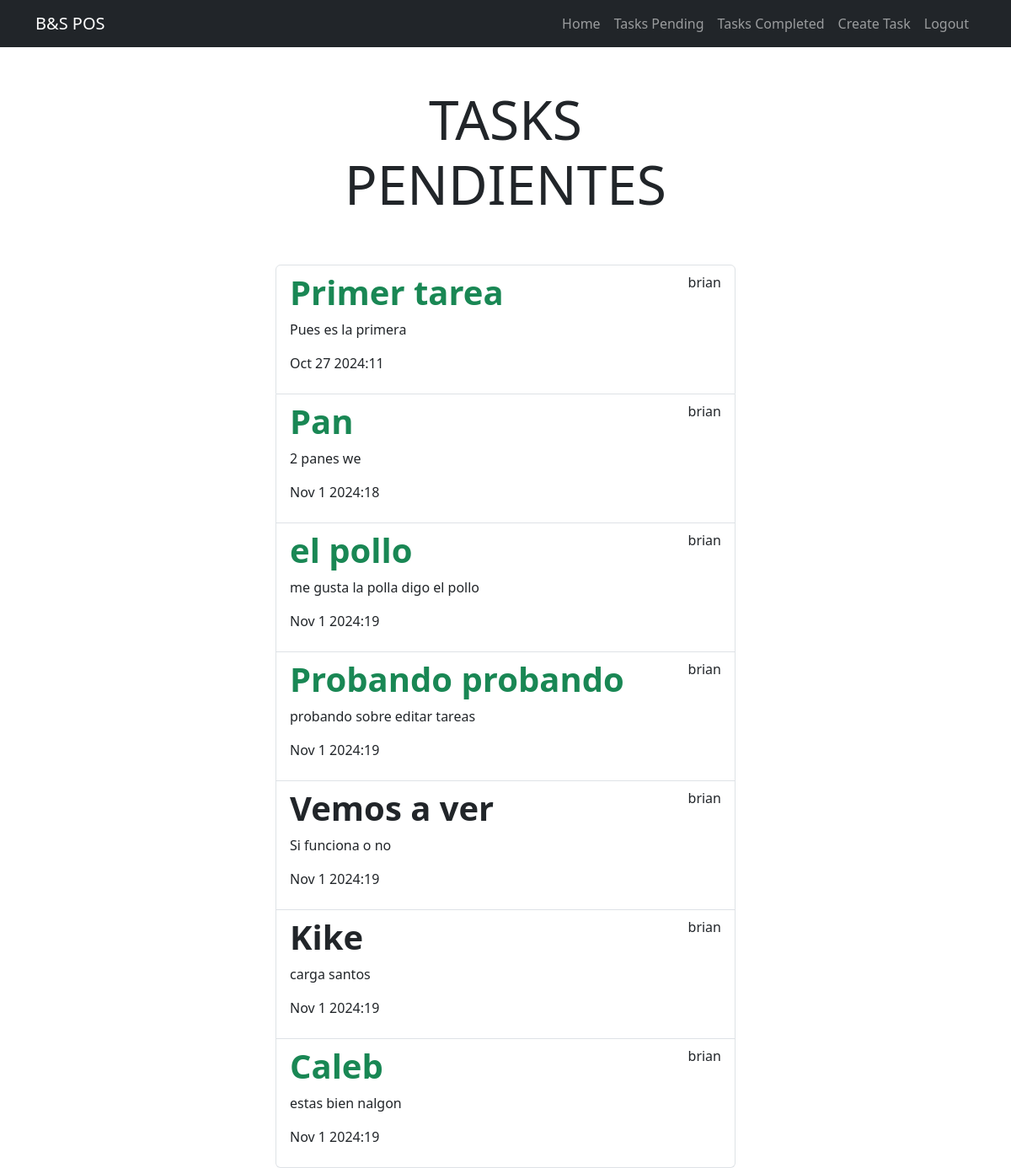
/tasks_completed/ (signed in), run on the app's committed database.
### tasks/models.py (models this page shows, shortened)
class Task(models.Model):
    title = models.CharField(max_length=30)
    description = models.TextField(blank=True)
    created = models.DateTimeField(auto_now_add=True)
    datecompleted = models.DateTimeField(null=True, blank=True)
    important = models.BooleanField(default=True)
    user = models.ForeignKey(User, on_delete=models.CASCADE)

### tasks/views.py (the view)
# urls.py: path('tasks_completed/', views.tasks_completed, name='tasks_completed'),
@login_required
def tasks_completed(request):
    tasks = Task.objects.filter(user=request.user, datecompleted__isnull=False).order_by
    ('-datecompleted')
    return render(request, 'tasks.html', {'tasks': tasks})

### tasks/templates/tasks.html
{% extends 'base.html' %}
{% block content %}
<main class="container">
    <div class="row">
        <div class="col-md-6 offset-md-3">
            <h1 class="text-center display-3 py-5">TASKS PENDIENTES</h1>
            <ul class="list-group">
                {% for task in tasks %}
                <a class="list-group-item" href="{% url 'task_detail' task.id %}">
                    <header class="d-flex justify-content-between">
                        {% if task.important %}
                        <h1 class="fw-bold text-success">{{task.title}}
                        </h1>
                        {% else %}
                        <h1 class="fw-bold">{{task.title}}</h1>
                        {% endif %}
                        <p>{{ task.user.username }}</p>
                    </header>
                        <p>{{ task.description }}</p>
                        <p>{{task.datecompleted|date:'M j Y:i'}}</p>
                </a>
                {% endfor %}
            </ul>
        </div>
    </div>
</main>
{% endblock %}

### tasks/templates/base.html (shortened to what this page needs)
<!DOCTYPE html>
<html lang="en">
<head>
    <link rel="stylesheet" href="https://cdn.jsdelivr.net/npm/bootstrap@5.3.3/dist/css/bootstrap.min.css">
</head>
<body>
    <nav class="navbar navbar-expand-lg bg-dark navbar-dark">
        <div class="container">
          <a class="navbar-brand" href="/">B&S POS</a>
          <div class="collapse navbar-collapse" id="navbarNav">
            <ul class="navbar-nav ms-auto">
              <li class="nav-item">
                <a href="/" class="nav-link" >Home</a>
              </li>
              {% if user.is_authenticated %}
              <li class="nav-item">
                  <a href="{% url 'tasks' %}" class="nav-link" >Tasks Pending</a>
              </li>
              <li class="nav-item">
                  <a href="{% url 'tasks_completed' %}" class="nav-link" >Tasks Completed</a>
              </li>
              <li class="nav-item">
                  <a href="/tasks/create/" class="nav-link" >Create Task</a>
              </li>
              <li class="nav-item">
                  <a href = "/logout" class="nav-link" >Logout</a>
              </li>
              {% endif %}
          </div>
        </div>
      </nav>
    {% block content %}
    {% endblock %}
</body>
</html>

### data on the page
Task: title "Primer tarea", user.username "brian", description "Pues es la primera", datecompleted "Oct 27 2024:11"
Task: title "Pan", user.username "brian", description "2 panes we", datecompleted "Nov 1 2024:18"
Task: title "el pollo", user.username "brian", description "me gusta la polla digo el pollo", datecompleted "Nov 1 2024:19"
Task: title "Probando probando", user.username "brian", description "probando sobre editar tareas", datecompleted "Nov 1 2024:19"
Task: title "Vemos a ver", user.username "brian", description "Si funciona o no", datecompleted "Nov 1 2024:19"
Task: title "Kike", user.username "brian", description "carga santos", datecompleted "Nov 1 2024:19"
Task: title "Caleb", user.username "brian", description "estas bien nalgon", datecompleted "Nov 1 2024:19"
